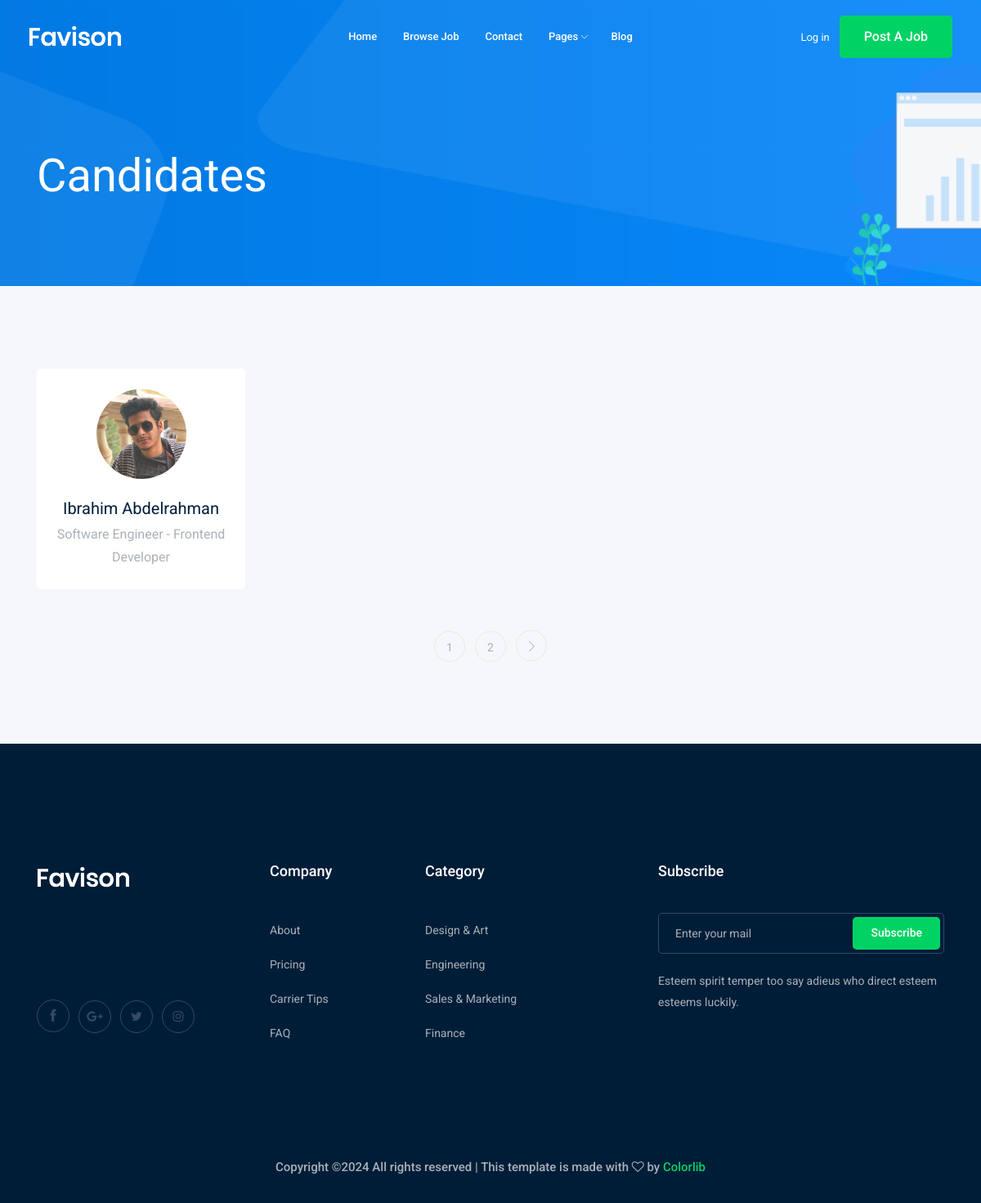
/candidates/, run on the app's committed database.
### pagess/models.py (models this page shows, shortened)
class Candidates(models.Model):
    name = models.CharField(max_length=50)
    image = models.ImageField(upload_to='candidates/')
    job_title = models.CharField(max_length=50)

### pagess/views.py (the view)
# urls.py: path('',views.candidates, name='candidates'),
def candidates(request):
    mycand = Candidates.objects.all()
    paginator = Paginator(mycand , 1)
    page_number = request.GET.get("page")
    page_obj = paginator.get_page(page_number)
    return render(request , 'candidates/candidates.html' , {'candidates' : page_obj})

### pagess/templates/candidates/candidates.html (shortened to what this page needs)
{% extends "base.html" %}
{% load static %}
{% block body %}
    <div class="bradcam_area bradcam_bg_1">
        <div class="container">
            <div class="row">
                <div class="col-xl-12">
                    <div class="bradcam_text">
                        <h3>Candidates</h3>
                    </div>
                </div>
            </div>
        </div>
    </div>
    <div class="featured_candidates_area candidate_page_padding">
        <div class="container">
            <div class="row">
                {% for candidate in candidates  %}
                <div class="col-md-6 col-lg-3">
                    <div class="single_candidates text-center">
                        <div class="thumb">
                            {% if candidate.image %}
                            <img src="{{candidate.image.url}}" alt="">
                            {% endif %}
                        </div>
                        <a href="#"><h4>{{candidate.name}}</h4></a>
                        <p>{{candidate.job_title}}</p>
                    </div>
                </div>
                {% endfor %}
            </div>
            <div class="row">
                {% if candidates.has_other_pages %}
                <div class="col-lg-12">
                    <div class="pagination_wrap">
                        <ul>
                            {% for i in  candidates.paginator.page_range %}
                            <li><a href="?page={{i}}"><span>{{i}}</span></a></li>
                            {% endfor %}
                            {% if candidates.has_next %}
                            <li><a href="?page={{candidates.next_page_number}}"> <i class="ti-angle-right"></i> </a></li>
                            {% endif %}
                        </ul>
                    </div>
                </div>
                {% endif %}
            </div>
        </div>
    </div>
{% endblock body %}

### data on the page
Candidates: image (picture), name "Ibrahim Abdelrahman", job_title "Software Engineer - Frontend Developer"

### other printed values
{{ i }} "1" "2"
